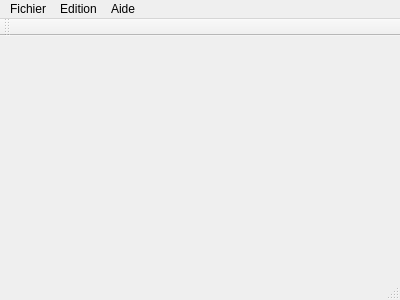
<?xml version="1.0" encoding="UTF-8"?>
<ui version="4.0">
 <class>MainWindow</class>
 <widget class="QMainWindow" name="MainWindow">
  <property name="geometry">
   <rect>
    <x>0</x>
    <y>0</y>
    <width>400</width>
    <height>300</height>
   </rect>
  </property>
  <property name="windowTitle">
   <string>ImageEditor</string>
  </property>
  <widget class="QWidget" name="centralWidget"/>
  <widget class="QMenuBar" name="menuBar">
   <property name="geometry">
    <rect>
     <x>0</x>
     <y>0</y>
     <width>400</width>
     <height>21</height>
    </rect>
   </property>
   <widget class="QMenu" name="menuImageEditor">
    <property name="title">
     <string>Fichier</string>
    </property>
    <addaction name="actionNouveau"/>
    <addaction name="actionOuvrir"/>
    <addaction name="actionEnregistrer"/>
    <addaction name="actionEnregistrer_sous"/>
    <addaction name="separator"/>
    <addaction name="actionQuitter"/>
   </widget>
   <widget class="QMenu" name="menuEdition">
    <property name="title">
     <string>Edition</string>
    </property>
   </widget>
   <widget class="QMenu" name="menuAide">
    <property name="title">
     <string>Aide</string>
    </property>
   </widget>
   <addaction name="menuImageEditor"/>
   <addaction name="menuEdition"/>
   <addaction name="menuAide"/>
  </widget>
  <widget class="QToolBar" name="mainToolBar">
   <attribute name="toolBarArea">
    <enum>TopToolBarArea</enum>
   </attribute>
   <attribute name="toolBarBreak">
    <bool>false</bool>
   </attribute>
  </widget>
  <widget class="QStatusBar" name="statusBar"/>
  <action name="actionNouveau">
   <property name="text">
    <string>Nouveau</string>
   </property>
  </action>
  <action name="actionOuvrir">
   <property name="text">
    <string>Ouvrir</string>
   </property>
  </action>
  <action name="actionEnregistrer">
   <property name="text">
    <string>Enregistrer</string>
   </property>
  </action>
  <action name="actionEnregistrer_sous">
   <property name="text">
    <string>Enregistrer sous...</string>
   </property>
  </action>
  <action name="actionQuitter">
   <property name="text">
    <string>Quitter</string>
   </property>
  </action>
 </widget>
 <layoutdefault spacing="6" margin="11"/>
 <resources/>
 <connections/>
</ui>
